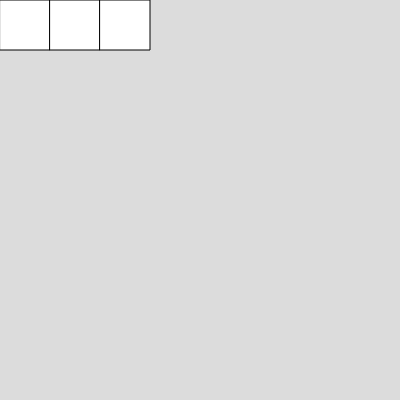
Frame 1 (no input)
Frame 60 (no input): identical to frame 1, image omitted
Frame 120 (the mouse pressed at the canvas centre since frame 60): identical to frame 1, image omitted

The p5.js sketch that drew this single still picture (run headless with seeded random() and noise() and a simulated clock; from frame 60 on, the mouse is pressed at the canvas centre):

// p5.js sketch
// ── sketch.js
function setup() {
  createCanvas(400, 400);
}

function draw() {
  background(220);
  
  rect(0,0,50,50)
  
  translate(50, 0);
  rect(0,0,50,50)
  
  translate(50, 0);
  rect(0,0,50,50)
}


// https://p5js.org/reference/#/p5/translate
// translate(x, y, [z])
